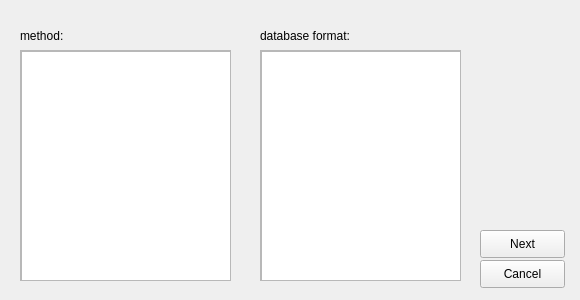
<?xml version="1.0" encoding="UTF-8"?>
<ui version="4.0">
 <class>newProject</class>
 <widget class="QWidget" name="newProject">
  <property name="windowModality">
   <enum>Qt::NonModal</enum>
  </property>
  <property name="geometry">
   <rect>
    <x>0</x>
    <y>0</y>
    <width>580</width>
    <height>300</height>
   </rect>
  </property>
  <property name="sizePolicy">
   <sizepolicy hsizetype="Fixed" vsizetype="Fixed">
    <horstretch>0</horstretch>
    <verstretch>0</verstretch>
   </sizepolicy>
  </property>
  <property name="minimumSize">
   <size>
    <width>580</width>
    <height>300</height>
   </size>
  </property>
  <property name="maximumSize">
   <size>
    <width>580</width>
    <height>300</height>
   </size>
  </property>
  <property name="baseSize">
   <size>
    <width>0</width>
    <height>0</height>
   </size>
  </property>
  <property name="windowTitle">
   <string>New Project</string>
  </property>
  <widget class="QPushButton" name="Next_button">
   <property name="geometry">
    <rect>
     <x>480</x>
     <y>230</y>
     <width>85</width>
     <height>28</height>
    </rect>
   </property>
   <property name="text">
    <string>Next</string>
   </property>
  </widget>
  <widget class="QWidget" name="gridLayoutWidget">
   <property name="geometry">
    <rect>
     <x>20</x>
     <y>50</y>
     <width>211</width>
     <height>231</height>
    </rect>
   </property>
   <layout class="QGridLayout" name="projectLayout">
    <property name="sizeConstraint">
     <enum>QLayout::SetDefaultConstraint</enum>
    </property>
    <property name="spacing">
     <number>1</number>
    </property>
    <item row="0" column="0">
     <widget class="QScrollArea" name="projectArea">
      <property name="widgetResizable">
       <bool>true</bool>
      </property>
      <widget class="QWidget" name="scrollAreaWidgetContents">
       <property name="geometry">
        <rect>
         <x>0</x>
         <y>0</y>
         <width>207</width>
         <height>227</height>
        </rect>
       </property>
       <widget class="QListView" name="projectList">
        <property name="geometry">
         <rect>
          <x>0</x>
          <y>0</y>
          <width>211</width>
          <height>231</height>
         </rect>
        </property>
       </widget>
      </widget>
     </widget>
    </item>
   </layout>
  </widget>
  <widget class="QLabel" name="label">
   <property name="geometry">
    <rect>
     <x>20</x>
     <y>20</y>
     <width>121</width>
     <height>31</height>
    </rect>
   </property>
   <property name="text">
    <string>method:</string>
   </property>
  </widget>
  <widget class="QWidget" name="gridLayoutWidget_2">
   <property name="geometry">
    <rect>
     <x>260</x>
     <y>50</y>
     <width>201</width>
     <height>231</height>
    </rect>
   </property>
   <layout class="QGridLayout" name="databaseLayout">
    <property name="sizeConstraint">
     <enum>QLayout::SetDefaultConstraint</enum>
    </property>
    <item row="0" column="0">
     <widget class="QScrollArea" name="databaseArea">
      <property name="widgetResizable">
       <bool>true</bool>
      </property>
      <widget class="QWidget" name="scrollAreaWidgetContents_2">
       <property name="geometry">
        <rect>
         <x>0</x>
         <y>0</y>
         <width>197</width>
         <height>227</height>
        </rect>
       </property>
       <widget class="QListView" name="databaseList">
        <property name="geometry">
         <rect>
          <x>0</x>
          <y>0</y>
          <width>201</width>
          <height>231</height>
         </rect>
        </property>
       </widget>
      </widget>
     </widget>
    </item>
   </layout>
  </widget>
  <widget class="QPushButton" name="Cancel_button">
   <property name="geometry">
    <rect>
     <x>480</x>
     <y>260</y>
     <width>85</width>
     <height>28</height>
    </rect>
   </property>
   <property name="text">
    <string>Cancel</string>
   </property>
  </widget>
  <widget class="QLabel" name="label_2">
   <property name="geometry">
    <rect>
     <x>260</x>
     <y>20</y>
     <width>171</width>
     <height>31</height>
    </rect>
   </property>
   <property name="text">
    <string>database format:</string>
   </property>
  </widget>
 </widget>
 <resources/>
 <connections/>
</ui>
